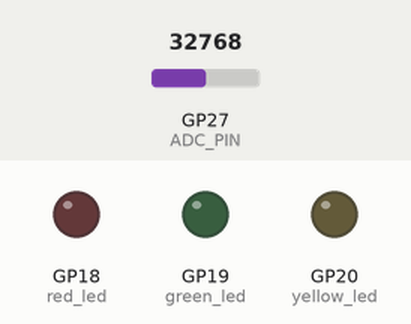
A program run on a simulated Raspberry Pi Pico running MicroPython. On the bench: output pins drawn as LEDs (lit = HIGH). The inputs (shaded band) are chosen by the test bench; at power-on: GP27 (ADC_PIN) = 32768 (analog values on the 0–65535 scale). What the program prints to the serial console is not drawn.

Above: at 1.2 s.
1.3 s: GP27 (ADC_PIN) set to 45888
2.8 s: GP27 (ADC_PIN) set to 47216
At 3.4 s:
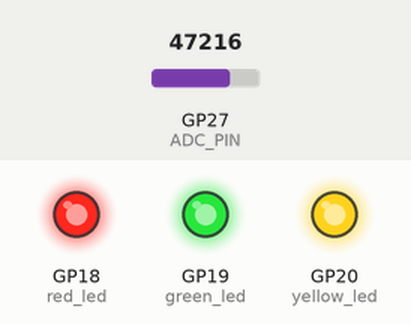
Timing chart, 0 to 5.8 s (numbered marks = the images above; inputs shaded):
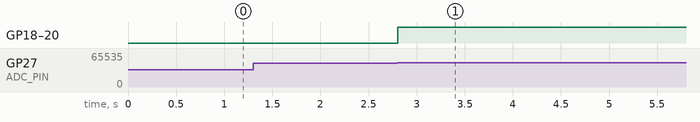

The program:

Button_Control_LED.py
```python
from machine import Pin, ADC
import time

# ========== LED Pin Definitions ==========
# Configure GPIO pins for LEDs as output
red_led = Pin(18, Pin.OUT)
yellow_led = Pin(20, Pin.OUT)
green_led = Pin(19, Pin.OUT)

# ========== ADC Button Configuration ==========
# Define ADC pin for reading button values
ADC_PIN = 27
adc = ADC(Pin(ADC_PIN))

# Measured 12-bit ADC ranges (corresponding to button voltage ranges)
# Each button produces a unique ADC value range when pressed
B0_L, B0_H = 2900, 3000   # Button 0 range → Controls all lights
B1_L, B1_H = 3100, 3300   # Button 1 range → Controls red light
B2_L, B2_H = 3400, 3520   # Button 2 range → Controls yellow light
B3_L, B3_H = 3600, 3700   # Button 3 range → Controls green light

# Initial states for tracking button presses and LED status
prev_key = 0              # Previous detected button
red_on = False            # Red LED status
yellow_on = False         # Yellow LED status
green_on = False          # Green LED status
all_on = False            # All LEDs status

# Main control loop - runs indefinitely
while True:
    # Read 12-bit ADC value (converted from 16-bit raw value)
    raw12 = adc.read_u16() >> 4

    # Determine which button is pressed based on ADC value
    if B0_L <= raw12 <= B0_H:
        key = 0           # Button 0 (All lights)
    elif B1_L <= raw12 <= B1_H:
        key = 1           # Button 1 (Red light)
    elif B2_L <= raw12 <= B2_H:
        key = 2           # Button 2 (Yellow light)
    elif B3_L <= raw12 <= B3_H:
        key = 3           # Button 3 (Green light)
    else:
        key = -1          # No button pressed

    # Detect button press event (rising edge detection)
    if key != -1 and prev_key == -1:
        print(f"Button {key} pressed, ADC value: {raw12}")

        # Handle button 0: Toggle all LEDs simultaneously
        if key == 0:
            all_on = not all_on
            red_led.value(all_on)
            yellow_led.value(all_on)
            green_led.value(all_on)
            print("All lights →", "ON" if all_on else "OFF")
            # Synchronize individual LED states with all_on
            red_on = yellow_on = green_on = all_on

        # Handle button 1: Toggle red LED
        elif key == 1:
            red_on = not red_on
            red_led.value(red_on)
            print("Red light →", "ON" if red_on else "OFF")

        # Handle button 2: Toggle yellow LED
        elif key == 2:
            yellow_on = not yellow_on
            yellow_led.value(yellow_on)
            print("Yellow light →", "ON" if yellow_on else "OFF")

        # Handle button 3: Toggle green LED
        elif key == 3:
            green_on = not green_on
            green_led.value(green_on)
            print("Green light →", "ON" if green_on else "OFF")

    # Update previous button state
    prev_key = key
    # Small delay to debounce buttons and reduce CPU usage
    time.sleep_ms(100)
```

Measured:
- the behaviour switches between 46384 and 46400 on GP27 (ADC_PIN) (found by bisection; images 0 and 1)
- after the input at 1.3 s, every drawn part: stays the same
- after the input at 2.8 s, GP18 (red_led), GP19 (green_led), GP20 (yellow_led): LOW → HIGH at once
